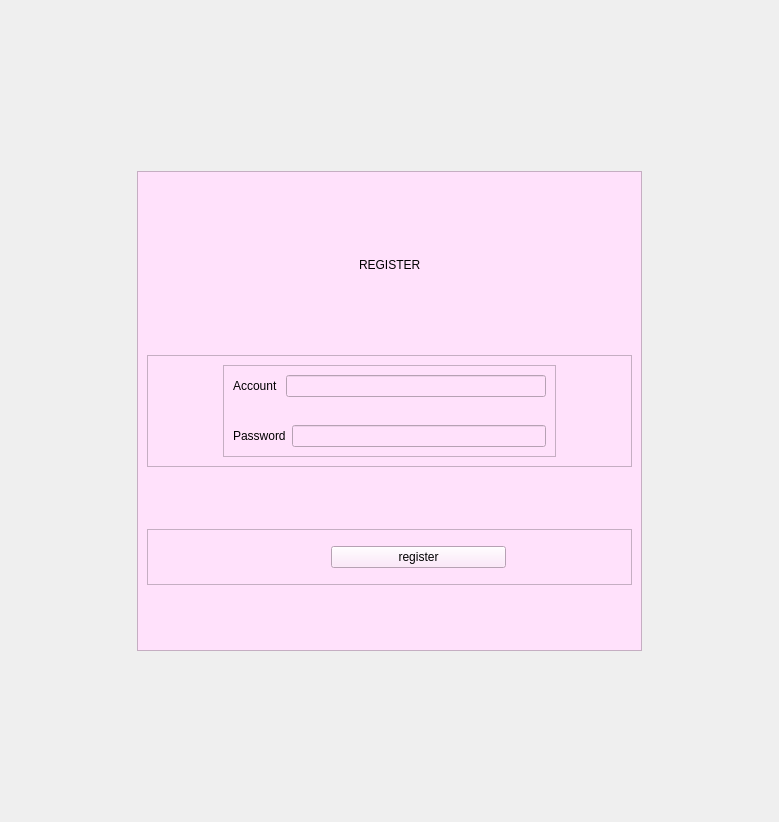
<?xml version="1.0" encoding="UTF-8"?>
<ui version="4.0">
 <class>myregister</class>
 <widget class="QWidget" name="myregister">
  <property name="geometry">
   <rect>
    <x>0</x>
    <y>0</y>
    <width>779</width>
    <height>822</height>
   </rect>
  </property>
  <property name="windowTitle">
   <string>Form</string>
  </property>
  <layout class="QGridLayout" name="gridLayout_2" rowstretch="1,3,1" columnstretch="1,4,1">
   <item row="0" column="1">
    <spacer name="verticalSpacer_6">
     <property name="orientation">
      <enum>Qt::Vertical</enum>
     </property>
     <property name="sizeHint" stdset="0">
      <size>
       <width>20</width>
       <height>157</height>
      </size>
     </property>
    </spacer>
   </item>
   <item row="1" column="0">
    <spacer name="horizontalSpacer_9">
     <property name="orientation">
      <enum>Qt::Horizontal</enum>
     </property>
     <property name="sizeHint" stdset="0">
      <size>
       <width>124</width>
       <height>20</height>
      </size>
     </property>
    </spacer>
   </item>
   <item row="1" column="1">
    <widget class="QFrame" name="frame">
     <property name="styleSheet">
      <string notr="true">background-color: rgb(255, 225, 251);</string>
     </property>
     <property name="frameShape">
      <enum>QFrame::StyledPanel</enum>
     </property>
     <property name="frameShadow">
      <enum>QFrame::Raised</enum>
     </property>
     <layout class="QGridLayout" name="gridLayout" rowstretch="1,1,1,2,1,1,1">
      <item row="0" column="0">
       <spacer name="verticalSpacer">
        <property name="orientation">
         <enum>Qt::Vertical</enum>
        </property>
        <property name="sizeHint" stdset="0">
         <size>
          <width>20</width>
          <height>12</height>
         </size>
        </property>
       </spacer>
      </item>
      <item row="1" column="0">
       <layout class="QHBoxLayout" name="horizontalLayout_5">
        <item>
         <spacer name="horizontalSpacer">
          <property name="orientation">
           <enum>Qt::Horizontal</enum>
          </property>
          <property name="sizeHint" stdset="0">
           <size>
            <width>59</width>
            <height>20</height>
           </size>
          </property>
         </spacer>
        </item>
        <item>
         <widget class="QLabel" name="label">
          <property name="text">
           <string>REGISTER</string>
          </property>
         </widget>
        </item>
        <item>
         <spacer name="horizontalSpacer_2">
          <property name="orientation">
           <enum>Qt::Horizontal</enum>
          </property>
          <property name="sizeHint" stdset="0">
           <size>
            <width>59</width>
            <height>20</height>
           </size>
          </property>
         </spacer>
        </item>
       </layout>
      </item>
      <item row="2" column="0">
       <spacer name="verticalSpacer_2">
        <property name="orientation">
         <enum>Qt::Vertical</enum>
        </property>
        <property name="sizeHint" stdset="0">
         <size>
          <width>20</width>
          <height>17</height>
         </size>
        </property>
       </spacer>
      </item>
      <item row="3" column="0">
       <widget class="QFrame" name="frame_4">
        <property name="frameShape">
         <enum>QFrame::StyledPanel</enum>
        </property>
        <property name="frameShadow">
         <enum>QFrame::Raised</enum>
        </property>
        <layout class="QHBoxLayout" name="horizontalLayout_2" stretch="1,5,1">
         <item>
          <spacer name="horizontalSpacer_7">
           <property name="orientation">
            <enum>Qt::Horizontal</enum>
           </property>
           <property name="sizeHint" stdset="0">
            <size>
             <width>64</width>
             <height>17</height>
            </size>
           </property>
          </spacer>
         </item>
         <item>
          <widget class="QFrame" name="frame_2">
           <property name="frameShape">
            <enum>QFrame::StyledPanel</enum>
           </property>
           <property name="frameShadow">
            <enum>QFrame::Raised</enum>
           </property>
           <layout class="QVBoxLayout" name="verticalLayout">
            <item>
             <layout class="QHBoxLayout" name="horizontalLayout_3">
              <item>
               <widget class="QLabel" name="label_3">
                <property name="text">
                 <string>Account </string>
                </property>
               </widget>
              </item>
              <item>
               <widget class="QLineEdit" name="register_account"/>
              </item>
             </layout>
            </item>
            <item>
             <spacer name="verticalSpacer_3">
              <property name="orientation">
               <enum>Qt::Vertical</enum>
              </property>
              <property name="sizeHint" stdset="0">
               <size>
                <width>20</width>
                <height>13</height>
               </size>
              </property>
             </spacer>
            </item>
            <item>
             <layout class="QHBoxLayout" name="horizontalLayout_4">
              <item>
               <widget class="QLabel" name="label_4">
                <property name="text">
                 <string>Password</string>
                </property>
               </widget>
              </item>
              <item>
               <widget class="QLineEdit" name="register_password"/>
              </item>
             </layout>
            </item>
           </layout>
          </widget>
         </item>
         <item>
          <spacer name="horizontalSpacer_8">
           <property name="orientation">
            <enum>Qt::Horizontal</enum>
           </property>
           <property name="sizeHint" stdset="0">
            <size>
             <width>64</width>
             <height>20</height>
            </size>
           </property>
          </spacer>
         </item>
        </layout>
       </widget>
      </item>
      <item row="4" column="0">
       <spacer name="verticalSpacer_5">
        <property name="orientation">
         <enum>Qt::Vertical</enum>
        </property>
        <property name="sizeHint" stdset="0">
         <size>
          <width>13</width>
          <height>16</height>
         </size>
        </property>
       </spacer>
      </item>
      <item row="5" column="0">
       <widget class="QFrame" name="frame_3">
        <property name="frameShape">
         <enum>QFrame::StyledPanel</enum>
        </property>
        <property name="frameShadow">
         <enum>QFrame::Raised</enum>
        </property>
        <layout class="QHBoxLayout" name="horizontalLayout" stretch="3,3,2">
         <property name="topMargin">
          <number>2</number>
         </property>
         <property name="bottomMargin">
          <number>2</number>
         </property>
         <item>
          <spacer name="horizontalSpacer_5">
           <property name="orientation">
            <enum>Qt::Horizontal</enum>
           </property>
           <property name="sizeHint" stdset="0">
            <size>
             <width>106</width>
             <height>20</height>
            </size>
           </property>
          </spacer>
         </item>
         <item>
          <widget class="QPushButton" name="register_button">
           <property name="text">
            <string>register</string>
           </property>
          </widget>
         </item>
         <item>
          <spacer name="horizontalSpacer_6">
           <property name="orientation">
            <enum>Qt::Horizontal</enum>
           </property>
           <property name="sizeHint" stdset="0">
            <size>
             <width>114</width>
             <height>20</height>
            </size>
           </property>
          </spacer>
         </item>
        </layout>
       </widget>
      </item>
      <item row="6" column="0">
       <spacer name="verticalSpacer_4">
        <property name="orientation">
         <enum>Qt::Vertical</enum>
        </property>
        <property name="sizeHint" stdset="0">
         <size>
          <width>20</width>
          <height>39</height>
         </size>
        </property>
       </spacer>
      </item>
     </layout>
    </widget>
   </item>
   <item row="1" column="2">
    <spacer name="horizontalSpacer_10">
     <property name="orientation">
      <enum>Qt::Horizontal</enum>
     </property>
     <property name="sizeHint" stdset="0">
      <size>
       <width>123</width>
       <height>20</height>
      </size>
     </property>
    </spacer>
   </item>
   <item row="2" column="1">
    <spacer name="verticalSpacer_7">
     <property name="orientation">
      <enum>Qt::Vertical</enum>
     </property>
     <property name="sizeHint" stdset="0">
      <size>
       <width>20</width>
       <height>157</height>
      </size>
     </property>
    </spacer>
   </item>
  </layout>
 </widget>
 <resources/>
 <connections/>
</ui>
